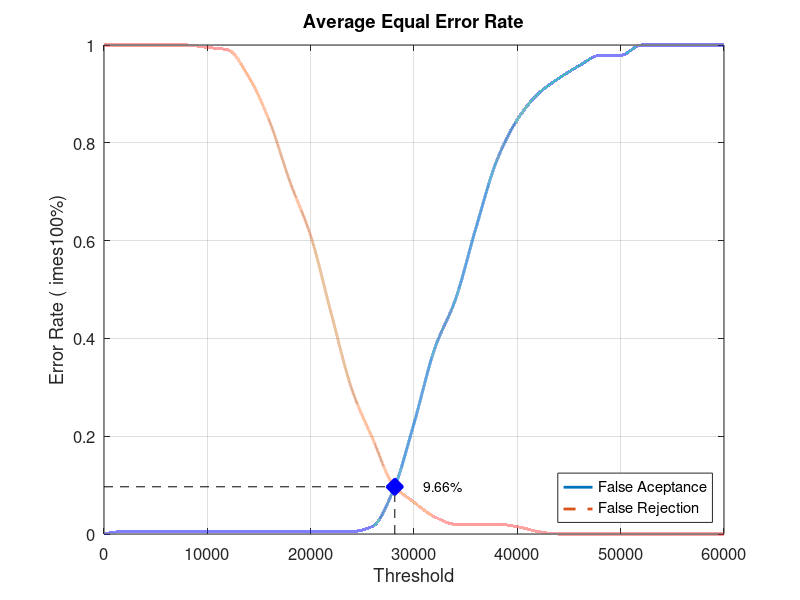
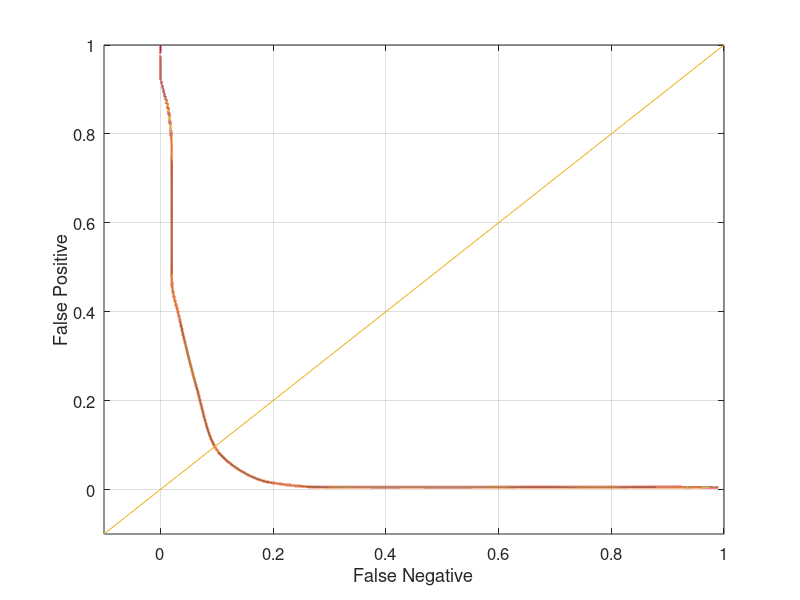

Reproduce these figures in MATLAB, in order.
close all;
clear;
clc;
x = 0:2000:60000;
xq = 0:0.5:60000;

y0 = [0 0.00526316 0.00526316 0.00526316 0.00526316 0.00526316 0.00526316 0.00526316 0.00526316 0.00526316 0.00526316 0.00526316 0.00526316 0.0157895 0.0894737 0.226316 0.378947 0.478947 0.626316 0.763158 0.847368 0.9 0.931579 0.957895 0.978947 0.978947 1 1 1 1 1]
yy0 = interp1(x, y0, xq, 'pchip');
y1 = [1 1 1 1 1 0.995 0.99 0.935 0.845 0.72 0.61 0.45 0.295 0.195 0.1 0.065 0.035 0.02 0.02 0.02 0.015 0.005 0 0 0 0 0 0 0 0 0]
yy1 = interp1(x, y1, xq, 'pchip');

% Calculating EER: 
y2 = abs(y0 - y1);
find(y2 == min(y2))
yy2 = abs(yy0 - yy1);
xEER = find(yy2 == min(yy2));
xEERIndex = xq(xEER) % X-axis EER
yEER = yy0(xEER) % Y-axis EER

main = figure
plot(xq, yy0,'-','LineWidth', 2);	hold on
plot(xq, yy1,'--','LineWidth', 2);	hold on
plot([xEERIndex xEERIndex], [0 yEER], 'k--');	hold on
plot([0 xEERIndex], [yEER yEER], 'k--');	hold on
plot(xEERIndex, yEER, 'bx', 'LineWidth', 10);	hold on
text(xEERIndex + 10 * xEERIndex / 100, yEER, [num2str(round((10000 * yEER)) / 100) '%'])
legend('False Aceptance', 'False Rejection', 'Location', 'SouthEast')
xlabel('Threshold')
ylabel('Error Rate (	imes100%)')
title('Average Equal Error Rate')
set(gca, 'FontSize', 12)
axis([0 60000 0 1])
grid on

print(main, 'Database5_2Main', '-dpng');
FNRxFPR = figure('Color', [1 1 1]);
plot(yy1, yy0, '-', yy1, yy0, 'LineWidth', 2);
hold on
y = -0.1:0.1:1
plot(y, y); 
set(gca, 'FontSize', 12)
xlabel('False Negative')
ylabel('False Positive')
axis([-0.1 1 -0.1 1])
set(gca, 'FontSize', 12)
grid on

print(FNRxFPR, 'Database5_2FNRxFPR','-dpng');
